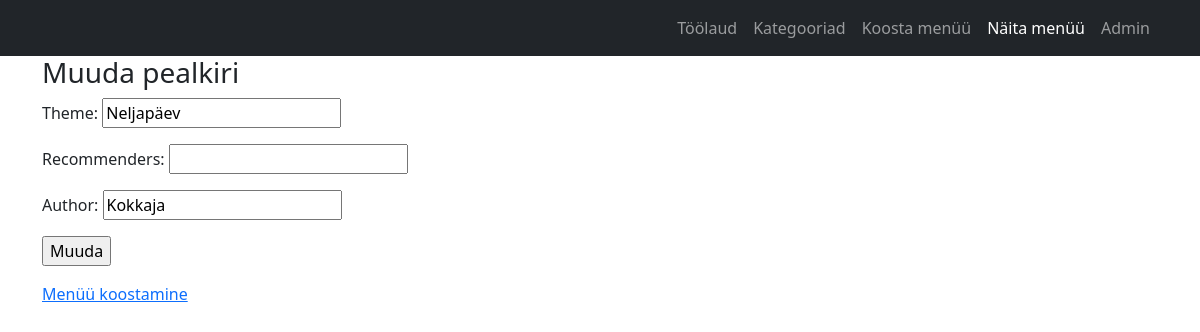
Page /bistrooapp_admin/update_theme/20 on the earlier database version.
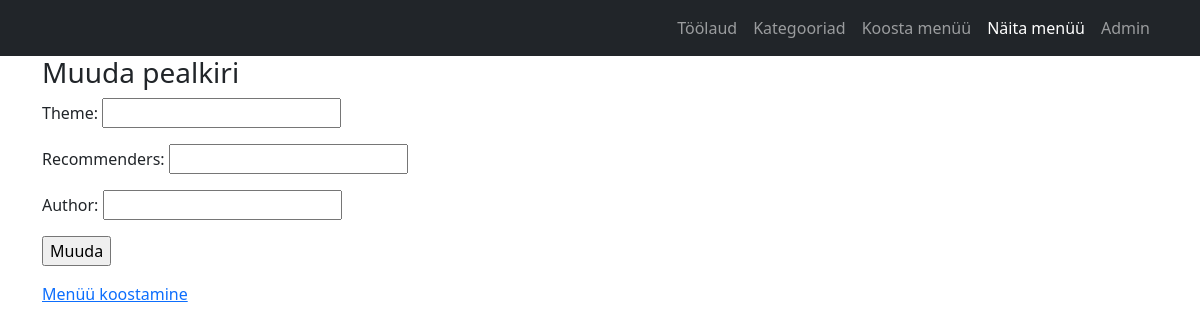
Same page on the later database version.
### bistrooapp_admin/models.py (models this page shows, shortened)
class Theme(models.Model):
    menu_date = models.DateField(unique=True)
    theme = models.CharField(max_length=255, blank=True, null=True)
    recommenders = models.CharField(max_length=255, blank=True, null=True)
    author = models.CharField(max_length=255, blank=True, null=True)
    class Meta:
        ordering = ["-menu_date"] # sorteerib kahanevalt

### bistrooapp_admin/views.py (the view)
# urls.py: path("update_theme/<int:theme_id>", views.update_theme, name="update_theme"),
def update_theme(request, theme_id):
    theme_instance = get_object_or_404(Theme, id=theme_id)
    if request.method == "POST":
        theme_up_form = ThemeUpdateForm(request.POST, instance=theme_instance)
        if theme_up_form.is_valid():
            theme_up_form.save()
            return redirect("bistrooapp_admin:menuu_list")
    else:
        theme_up_form = ThemeUpdateForm(instance=theme_instance)
    return render(request,"bistrooapp_admin/theme_update.html", {"theme_up_form": theme_up_form, "theme_id": theme_id})

### bistrooapp_admin/forms.py
class ThemeUpdateForm(forms.ModelForm):
    class Meta:
        model = Theme
        fields = ["theme", "recommenders", "author"]

### bistrooapp_admin/templates/bistrooapp_admin/theme_update.html (shortened to what this page needs)
{% extends "base_admin.html" %}
{% block content %}
    <div>
    <h3>Muuda pealkiri</h3>
        <form method="post" action={% url "bistrooapp_admin:update_theme" theme_id=theme_id %}>
            {{ theme_up_form.as_p }}
            <input type="submit" value="Muuda">
        </form>
    <p><a href="{% url "bistrooapp_admin:menuu_list" %}">Menüü koostamine</a></p>
    </div>
{% endblock %}

Differences in the rows shown:
changed Theme: theme "Neljapäev" → (not shown); author "Kokkaja" → (not shown)
